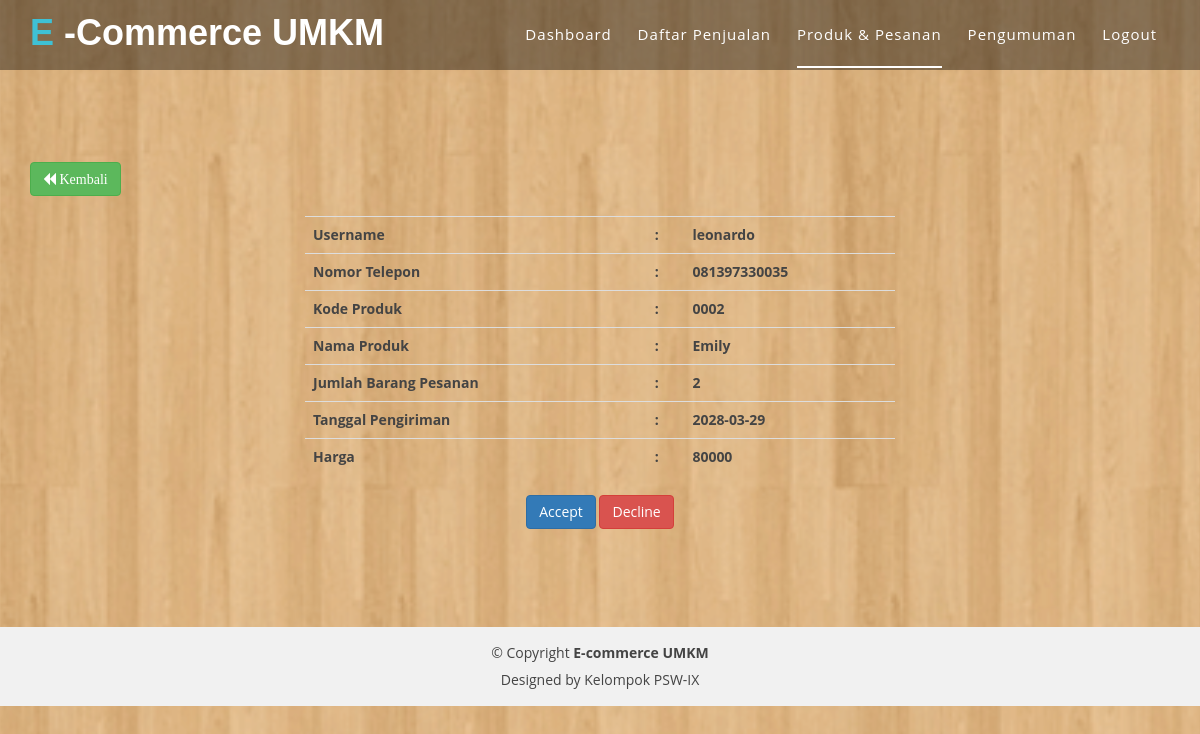
Screenshot of /prosesbeli.php?id=1 (signed in) with the database file from the repository.
### tables this page shows
CREATE TABLE `t_daftar_pesanan` (
  `id_daftar_pesanan` int(11) NOT NULL,
  `username` varchar(100) NOT NULL,
  `nomor_telepon` varchar(30) NOT NULL,
  `kode_produk` varchar(100) NOT NULL,
  `nama_produk` varchar(100) NOT NULL,
  `jlh_barang_pesanan` int(11) NOT NULL,
  `tgl_pengiriman` varchar(100) NOT NULL,
  `harga` int(15) NOT NULL,
  `status` varchar(250) NOT NULL
);

### koneksi.php (called while the page is built, shortened)
<?php
$db = mysqli_connect('localhost', 'root', '', 'psw2_proyek');
function EksekusiQuery($query)
{
    global $db;
    $result = mysqli_query($db, $query);
    return $result;
}
function GetDaftarPesanan($id)
{
    $query = "SELECT * FROM t_daftar_pesanan WHERE id_daftar_pesanan = '$id'";
    $result = EksekusiQuery($query);
    $data = mysqli_fetch_assoc($result);
    return $data;
}

### prosesbeli.php (the view, shortened to what this page needs)
<?php
    require_once 'koneksi.php';
?>
<!doctype html>
<html lang="en">
<head>
    <link href="lib/bootstrap/css/bootstrap.min.css" rel="stylesheet">
    <link href="lib/nivo-slider/css/nivo-slider.css" rel="stylesheet">
    <link href="lib/owlcarousel/owl.carousel.css" rel="stylesheet">
    <link href="lib/owlcarousel/owl.transitions.css" rel="stylesheet">
    <link href="lib/font-awesome/css/font-awesome.min.css" rel="stylesheet">
    <link href="lib/animate/animate.min.css" rel="stylesheet">
    <link href="lib/venobox/venobox.css" rel="stylesheet">
    <link href="css/nivo-slider-theme.css" rel="stylesheet">
    <link href="css/style.css" rel="stylesheet">
    <link href="css/responsive.css" rel="stylesheet">
</head>
<body data-spy="scroll" data-target="#navbar-example" style="background : url(img/2.jpg) ;background-repeat: relative; background-size: cover;">
    <header>
        <div id="sticker" class="header-area">
            <div class="container">
                <div class="row">
                    <div class="col-md-12 col-sm-12">
                        <nav class="navbar navbar-default">
                        <div class="navbar-header">
                            <a class="navbar-brand page-scroll sticky-logo">
                                <h1>
                                    <span>
                                        E
                                    </span>
                                    -Commerce UMKM
                                </h1>
                            </a>
                        </div>
                        <div class="collapse navbar-collapse main-menu bs-example-navbar-collapse-1" id="navbar-example">
                            <ul class="nav navbar-nav navbar-right">
                                <li>
                                    <a class="page-scroll" href="dashboard.php">Dashboard</a>
                                </li>
                                <li>
                                    <?php
                                        if($_SESSION['admin']) { ?>
                                            <a class="page-scroll" href="beli.php">Daftar Penjualan</a><?php
                                        }
                                        else{?>
                                            <a class="page-scroll" href="beli.php">Beli</a><?php
                                        }
                                    ?>
                                </li>
                                <li class="active">
                                    <?php
                                        if($_SESSION['admin']) { ?>
                                            <a class="page-scroll" href="produk.php">Produk & Pesanan</a><?php
                                        }
                                        else{?>
                                            <a class="page-scroll" href="keranjang.php">Keranjang</a><?php
                                        }
                                    ?>
                                </li>
                                <li>
                                    <a class="page-scroll" href="pengumuman.php">Pengumuman</a>
                                </li>
                                <li>
                                    <a class="page-scroll" href="logout.php">
                                        Logout
                                    </a>
                                </li>
                            </ul>
                        </div>
                    </nav>
                    </div>
                </div>
            </div>
        </div>
    </header>
    <br><br><br><br><br><br>
    <section class="content" style="background-color: ; margin: 10px; border-radius: 10px;">
    <div class="row">
        <div class="col-sm-12">
             <div class="box box-primary">
                <div class="box-body">
                    <a href="produk.php" style="margin:20px;" class="btn btn-success"><i class='fa fa-backward'> Kembali</i></a>
                    <?php
                      $Pesanan =  GetDaftarPesanan($_GET['id']);
                    ?>
                    <center>
                        <table class="table text-left" style="width: 50%;">
                            <tr>
                                <th>Username</th>
                                <th>:</th>
                                <td><b><?php echo $Pesanan['username']; ?></b></td>
                            </tr>
                            <tr>
                                <th>Nomor Telepon</th>
                                <th>:</th>
                                <td><b><?php echo $Pesanan['nomor_telepon']; ?></b></td>
                            </tr>
                            <tr>
                                <th>Kode Produk</th>
                                <th>:</th>
                                <td><b><?php echo $Pesanan['kode_produk']; ?></b></td>
                            </tr>
                            <tr>
                                <th>Nama Produk</th>
                                <th>:</th>
                                <td><b><?php echo $Pesanan['nama_produk']; ?></b></td>
                            </tr>
                            <tr>
                                <th>Jumlah Barang Pesanan</th>
                                <th>:</th>
                                <td><b><?php echo $Pesanan['jlh_barang_pesanan']; ?></b></td>
                            </tr>
                            <tr>
                                <th>Tanggal Pengiriman</th>
                                <th>:</th>
                                <td><b><?php echo $Pesanan['tgl_pengiriman']; ?></b></td>
                            </tr>
                            <tr>
                                <th>Harga</th>
                                <th>:</th>
                                <td><b><?php echo $Pesanan['harga']; ?></b></td>
                            </tr>
                        </table>
                        <?php
                        if($Pesanan['status'] == 'menunggu')
                        {?>
                            <a href="setuju.php?id=<?= $_GET['id'] ?>" onclick="return confirm('Anda yakin Untuk menyetujui Pembelian?')"><span class='btn btn-primary'>Accept</span></a>
                            <a href="tolak.php?id=<?= $_GET['id'] ?>" onclick="return confirm('Anda yakin Untuk menolak Pembelian?')"><span class='btn btn-danger'>Decline</span></a>
                        <?php }
                        else
                        {
                          echo "";
                        }
                        ?>
                    </center>
                    </div>
                </div>
            </div>
        </div>
</section>
    <br><br><br><br>
    <footer>
        <div class="footer-area-bottom">
            <div class="container">
                <div class="row">
                    <div class="col-md-12 col-sm-12 col-xs-12">
                        <div class="copyright text-center">
                            <p>
                                &copy; Copyright
                                <strong>
                                    E-commerce UMKM
                                </strong>
                            </p>
                        </div>
                        <div class="credits">
                            Designed by Kelompok PSW-IX</a>
                        </div>
                    </div>
                </div>
            </div>
        </div>
    </footer>
</body>
</html>

### css/style.css (style rules this page uses)
html, body { height: 100%; }
p { margin: 0 0 15px; color: #444; }
h1, h2, h3, h4, h5, h6 { font-family: 'Raleway', sans-serif; margin: 0 0 15px; color: #444; font-weight: 500; }
h1 { font-size: 48px; line-height: 50px; }
a { transition: all 0.3s ease 0s; text-decoration: none; }
body { background: #fff none repeat scroll 0 0; color: #444; font-family: 'Open Sans', sans-serif; font-size: 14px; text-align: left; overflow-x: hidden; line-height: 22px; }
ul { list-style: outside none none; margin: 0; padding: 0; }
.header-area { position: absolute; top: 0; left: 0; width: 100%; height: auto; background: rgba(0, 0, 0, 0.40); z-index: 9; }
.navbar-header a.navbar-brand { display: inline-block; height: 70px; padding: 15px 0; }
.main-menu ul.navbar-nav li { display: inline-block; padding: 0px 13px; }
.main-menu ul.navbar-nav li a { background: rgba(0, 0, 0, 0) none repeat scroll 0 0; color: #fff; font-size: 15px; font-weight: 500; padding: 24px 0px; text-transform: capitalize; letter-spacing: 1px; }
.main-menu ul.navbar-nav li.active > a::after { border: 1px solid #fff; bottom: 0px; content: ""; left: 0; position: absolute; width: 100%; }
.main-menu ul.navbar-nav li.active a { background: rgba(0, 0, 0, 0) none repeat scroll 0 0; color: #fff; position: relative; }
.navbar { border: medium none; margin-bottom: 0; }
.navbar-default { background: rgba(0, 0, 0, 0) none repeat scroll 0 0; }
.sticky-logo h1 { color: #fff; padding: 0; margin: 0; font-size: 36px; font-weight: bold; line-height: 1; }
.sticky-logo h1 span { color: #3ec1d5; }
.footer-area-bottom { background: #f1f1f1 none repeat scroll 0 0; padding: 15px 0; }
.copyright>p { margin-bottom: 0; color: #444; }
.credits { padding-top: 5px; text-align: center; }
.table { width: 100%; height: 100%; display: table; }

### rows the page displays
t_daftar_pesanan: username "leonardo", nomor_telepon "081397330035", kode_produk "0002", nama_produk "Emily", jlh_barang_pesanan "2", tgl_pengiriman "2028-03-29", harga "80000"
